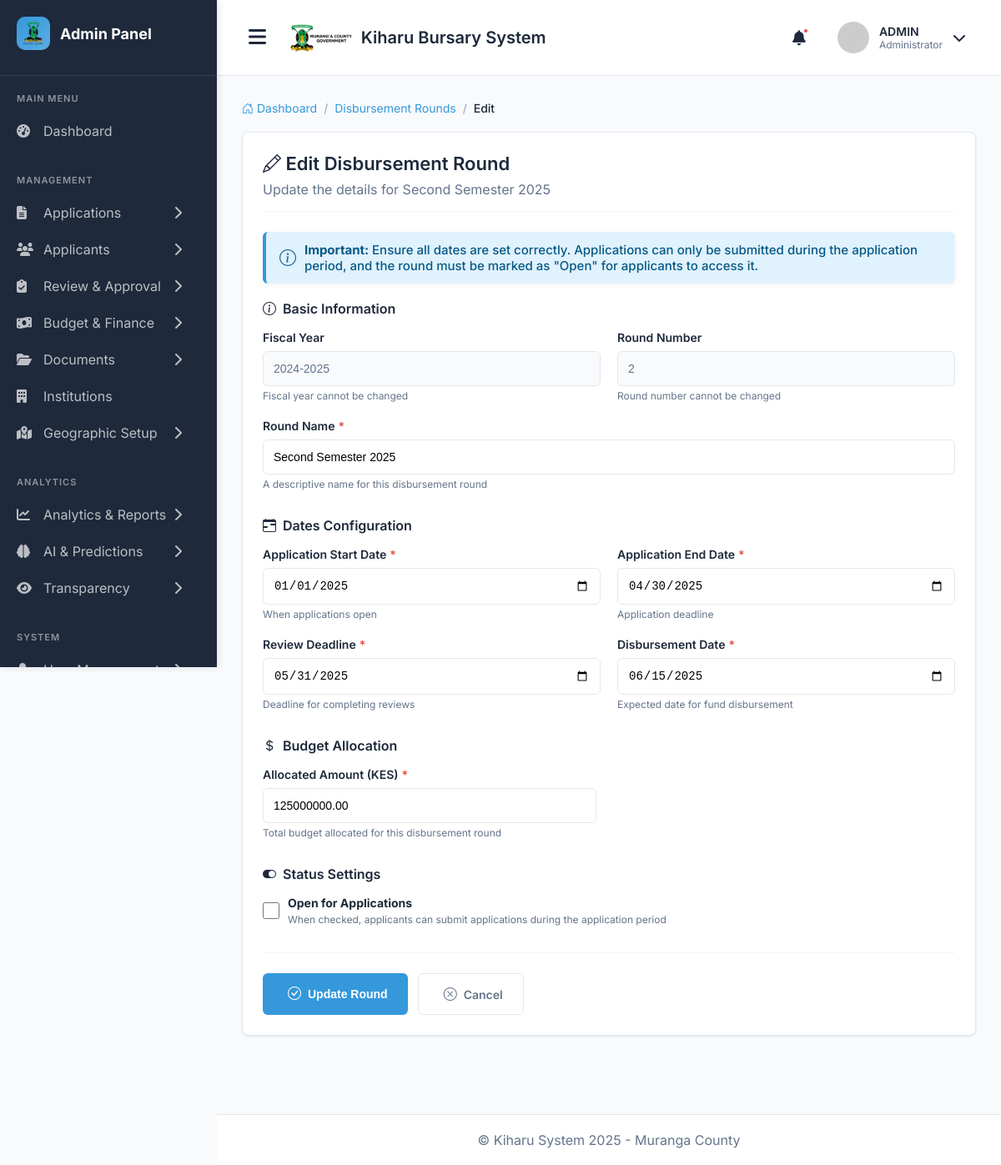
The app's page /disbursement-rounds/2/edit/ (signed in) with its own data.
### main_application/models.py (models this page shows, shortened)
class DisbursementRound(models.Model):
    fiscal_year = models.ForeignKey(FiscalYear, on_delete=models.CASCADE, related_name='disbursement_rounds')
    round_number = models.PositiveIntegerField()  # 1, 2, 3, 4, or 5
    name = models.CharField(max_length=100)  # e.g., "First Tranche 2024", "Term 2 Disbursement"
    application_start_date = models.DateField()
    application_end_date = models.DateField()
    review_deadline = models.DateField()
    disbursement_date = models.DateField()
    allocated_amount = models.DecimalField(
        max_digits=12,
        decimal_places=2,
        help_text="Amount allocated for this round"
    )
    disbursed_amount = models.DecimalField(
        max_digits=12,
        decimal_places=2,
        default=0
    )
    is_open = models.BooleanField(default=False)
    is_completed = models.BooleanField(default=False)
    class Meta:
        unique_together = ['fiscal_year', 'round_number']
        ordering = ['fiscal_year', 'round_number']

class FiscalYear(models.Model):
    name = models.CharField(max_length=20, unique=True)  # e.g., "2024-2025"
    start_date = models.DateField()
    end_date = models.DateField()
    county = models.ForeignKey(County, on_delete=models.CASCADE, related_name='fiscal_years')
    total_county_budget = models.DecimalField(
        max_digits=15,
        decimal_places=2,
        help_text="Total county budget for the year"
    )
    education_budget = models.DecimalField(
        max_digits=15,
        decimal_places=2,
        help_text="Education sector allocation"
    )
    total_bursary_allocation = models.DecimalField(
        max_digits=12,
        decimal_places=2,
        help_text="Total county bursary allocation for the year"
    )
    equitable_share = models.DecimalField(
        max_digits=15,
        decimal_places=2,
        default=0,
        help_text="Equitable share from National Treasury"
    )
    conditional_grants = models.DecimalField(
        max_digits=15,
        decimal_places=2,
        default=0,
        help_text="Conditional allocations from National Treasury"
    )
    number_of_disbursement_rounds = models.PositiveIntegerField(
        default=2,
        help_text="How many times bursaries are disbursed per year (e.g., 2, 4, or 5)"
    )
    is_active = models.BooleanField(default=False)
    application_open = models.BooleanField(default=False)
    application_deadline = models.DateField(blank=True, null=True)
    created_at = models.DateTimeField(auto_now_add=True)
    created_by = models.ForeignKey(User, on_delete=models.SET_NULL, null=True)
    class Meta:
        ordering = ['-start_date']

### main_application/views.py (the view, shortened to what this page needs)
# urls.py: path('disbursement-rounds/<int:round_id>/edit/', views.disbursement_round_edit, name='disbursement_round_edit'),
@login_required
@user_passes_test(is_admin_or_county_admin)
def disbursement_round_edit(request, round_id):
    round_obj = get_object_or_404(DisbursementRound, id=round_id)
    context = {
        'round': round_obj,
    }
    return render(request, 'admin/disbursement_rounds/edit.html', context)

### templates/admin/disbursement_rounds/edit.html (shortened to what this page needs)
{% extends 'admin_base.html' %}
{% load humanize %}
{% block content %}
<div class="container-fluid">
    <nav aria-label="breadcrumb" style="margin-bottom: 20px;">
        <ol class="breadcrumb" style="padding: 0; list-style: none; display: flex; gap: 8px; font-size: 14px;">
            <li style="color: #64748B;">
                <a href="{% url 'admin_dashboard' %}" style="color: #3498db; text-decoration: none;">
                    <i class="bi bi-house-door"></i> Dashboard
                </a>
            </li>
            <li style="color: #94A3B8;">/</li>
            <li style="color: #64748B;">
                <a href="{% url 'disbursement_round_list' %}" style="color: #3498db; text-decoration: none;">
                    Disbursement Rounds
                </a>
            </li>
            <li style="color: #94A3B8;">/</li>
            <li style="color: #1E293B; font-weight: 500;">
                {% if round %}Edit{% else %}Create{% endif %}
            </li>
        </ol>
    </nav>
    <div class="section-container">
        <div class="page-header">
            <h1 class="page-title">
                <i class="bi bi-{% if round %}pencil{% else %}plus-circle{% endif %}"></i>
                {% if round %}Edit{% else %}Create New{% endif %} Disbursement Round
            </h1>
            <p style="color: #64748B; margin: 0;">
                {% if round %}
                    Update the details for {{ round.name }}
                {% else %}
                    Set up a new disbursement round for accepting and processing bursary applications
                {% endif %}
            </p>
        </div>
        <div class="alert alert-info">
            <i class="bi bi-info-circle" style="font-size: 20px;"></i>
            <div>
                <strong>Important:</strong> Ensure all dates are set correctly. Applications can only be submitted during the application period, and the round must be marked as "Open" for applicants to access it.
            </div>
        </div>
        <form method="post" id="roundForm">
            <div class="form-section">
                <h3 class="section-title">
                    <i class="bi bi-info-circle"></i>
                    Basic Information
                </h3>
                <div class="form-grid">
                    {% if not round %}
                    <div class="form-group">
                        <label class="form-label" for="fiscal_year">
                            Fiscal Year <span class="required">*</span>
                        </label>
                        <select class="form-select" id="fiscal_year" name="fiscal_year" required>
                            <option value="">Select Fiscal Year</option>
                            {% for fy in fiscal_years %}
                            <option value="{{ fy.id }}">{{ fy.name }}</option>
                            {% endfor %}
                        </select>
                        <small class="help-text">Select the fiscal year for this disbursement round</small>
                    </div>
                    <div class="form-group">
                        <label class="form-label" for="round_number">
                            Round Number <span class="required">*</span>
                        </label>
                        <input
                            type="number"
                            class="form-control"
                            id="round_number"
                            name="round_number"
                            min="1"
                            max="10"
                            required
                            placeholder="e.g., 1, 2, 3"
                        >
                        <small class="help-text">The sequence number for this round (1, 2, 3, etc.)</small>
                    </div>
                    {% else %}
                    <div class="form-group">
                        <label class="form-label">Fiscal Year</label>
                        <input type="text" class="form-control" value="{{ round.fiscal_year.name }}" disabled>
                        <small class="help-text">Fiscal year cannot be changed</small>
                    </div>
                    <div class="form-group">
                        <label class="form-label">Round Number</label>
                        <input type="text" class="form-control" value="{{ round.round_number }}" disabled>
                        <small class="help-text">Round number cannot be changed</small>
                    </div>
                    {% endif %}
                </div>
                <div class="form-group" style="margin-top: 20px;">
                    <label class="form-label" for="name">
                        Round Name <span class="required">*</span>
                    </label>
                    <input
                        type="text"
                        class="form-control"
                        id="name"
                        name="name"
                        value="{% if round %}{{ round.name }}{% endif %}"
                        required
                        placeholder="e.g., First Tranche 2024, Term 1 Disbursement"
                    >
                    <small class="help-text">A descriptive name for this disbursement round</small>
                </div>
            </div>
            <div class="form-section">
                <h3 class="section-title">
                    <i class="bi bi-calendar-range"></i>
                    Dates Configuration
                </h3>
                <div class="form-grid">
                    <div class="form-group">
                        <label class="form-label" for="application_start_date">
                            Application Start Date <span class="required">*</span>
                        </label>
                        <input
                            type="date"
                            class="form-control"
                            id="application_start_date"
                            name="application_start_date"
                            value="{% if round %}{{ round.application_start_date|date:'Y-m-d' }}{% endif %}"
                            required
                        >
                        <small class="help-text">When applications open</small>
                    </div>
                    <div class="form-group">
                        <label class="form-label" for="application_end_date">
                            Application End Date <span class="required">*</span>
                        </label>
                        <input
                            type="date"
                            class="form-control"
                            id="application_end_date"
                            name="application_end_date"
                            value="{% if round %}{{ round.application_end_date|date:'Y-m-d' }}{% endif %}"
                            required
                        >
                        <small class="help-text">Application deadline</small>
                    </div>
                    <div class="form-group">
                        <label class="form-label" for="review_deadline">
                            Review Deadline <span class="required">*</span>
                        </label>
                        <input
                            type="date"
                            class="form-control"
                            id="review_deadline"
                            name="review_deadline"
                            value="{% if round %}{{ round.review_deadline|date:'Y-m-d' }}{% endif %}"
                            required
                        >
                        <small class="help-text">Deadline for completing reviews</small>
                    </div>
                    <div class="form-group">
                        <label class="form-label" for="disbursement_date">
                            Disbursement Date <span class="required">*</span>
                        </label>
                        <input
                            type="date"
                            class="form-control"
                            id="disbursement_date"
                            name="disbursement_date"
                            value="{% if round %}{{ round.disbursement_date|date:'Y-m-d' }}{% endif %}"
                            required
                        >
                        <small class="help-text">Expected date for fund disbursement</small>
                    </div>
                </div>
            </div>
            <div class="form-section">
                <h3 class="section-title">
                    <i class="bi bi-currency-dollar"></i>
                    Budget Allocation
                </h3>
                <div class="form-group" style="max-width: 400px;">
                    <label class="form-label" for="allocated_amount">
                        Allocated Amount (KES) <span class="required">*</span>
                    </label>
                    <input
                        type="number"
                        class="form-control"
                        id="allocated_amount"
                        name="allocated_amount"
                        value="{% if round %}{{ round.allocated_amount }}{% endif %}"
                        step="0.01"
                        min="0"
                        required
                        placeholder="0.00"
                    >
                    <small class="help-text">Total budget allocated for this disbursement round</small>
                </div>
            </div>
            <div class="form-section">
                <h3 class="section-title">
                    <i class="bi bi-toggle-on"></i>
                    Status Settings
                </h3>
                <div class="form-check">
                    <input
                        type="checkbox"
                        class="form-check-input"
                        id="is_open"
                        name="is_open"
                    >
                    <label class="form-check-label" for="is_open">
                        <strong>Open for Applications</strong>
                        <div class="help-text" style="margin-top: 4px;">
                            When checked, applicants can submit applications during the application period
                        </div>
                    </label>
                </div>
            </div>
            <div class="form-actions">
                <button type="submit" class="btn btn-primary">
                    <i class="bi bi-check-circle"></i>
                    {% if round %}Update Round{% else %}Create Round{% endif %}
                </button>
                <a href="{% if round %}{% url 'disbursement_round_detail' round.id %}{% else %}{% url 'disbursement_round_list' %}{% endif %}" class="btn btn-secondary">
                    <i class="bi bi-x-circle"></i>
                    Cancel
                </a>
            </div>
        </form>
    </div>
</div>
{% endblock %}

### records on screen
DisbursementRound: name "Second Semester 2025", fiscal_year.name "2024-2025", round_number "2", application_start_date "01/01/2025", application_end_date "04/30/2025", review_deadline "05/31/2025", disbursement_date "06/15/2025", allocated_amount "125000000.00"
